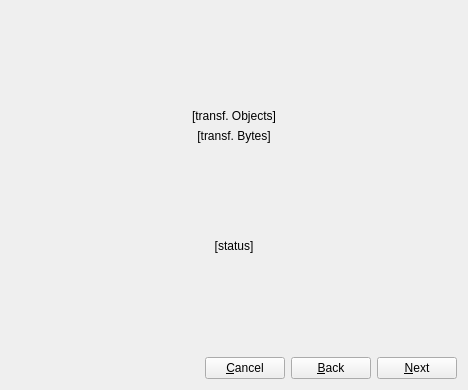
<?xml version="1.0" encoding="UTF-8"?>
<ui version="4.0">
 <class>GitDialog</class>
 <widget class="QDialog" name="GitDialog">
  <property name="geometry">
   <rect>
    <x>0</x>
    <y>0</y>
    <width>468</width>
    <height>390</height>
   </rect>
  </property>
  <property name="windowTitle">
   <string notr="true">Dialog</string>
  </property>
  <layout class="QVBoxLayout" name="verticalLayout_3">
   <item>
    <widget class="QStackedWidget" name="stackedWidget">
     <property name="currentIndex">
      <number>2</number>
     </property>
     <widget class="QWidget" name="downloadPage">
      <layout class="QVBoxLayout" name="verticalLayout">
       <property name="leftMargin">
        <number>0</number>
       </property>
       <property name="topMargin">
        <number>0</number>
       </property>
       <property name="rightMargin">
        <number>0</number>
       </property>
       <property name="bottomMargin">
        <number>0</number>
       </property>
       <item>
        <layout class="QFormLayout" name="formLayout">
         <item row="0" column="0">
          <widget class="QLabel" name="label_5">
           <property name="text">
            <string>&amp;URL:</string>
           </property>
           <property name="buddy">
            <cstring>urlEdit</cstring>
           </property>
          </widget>
         </item>
         <item row="0" column="1">
          <widget class="QLineEdit" name="urlEdit">
           <property name="placeholderText">
            <string>URL</string>
           </property>
          </widget>
         </item>
         <item row="1" column="0">
          <widget class="QLabel" name="label_4">
           <property name="text">
            <string>&amp;Filename:</string>
           </property>
           <property name="buddy">
            <cstring>filenameEdit</cstring>
           </property>
          </widget>
         </item>
         <item row="1" column="1">
          <widget class="QLineEdit" name="filenameEdit">
           <property name="placeholderText">
            <string>Filename</string>
           </property>
          </widget>
         </item>
         <item row="2" column="0">
          <widget class="QLabel" name="label_6">
           <property name="text">
            <string>Save as:</string>
           </property>
           <property name="buddy">
            <cstring>filenameEdit</cstring>
           </property>
          </widget>
         </item>
         <item row="2" column="1">
          <layout class="QHBoxLayout" name="horizontalLayout_3">
           <item>
            <widget class="QLineEdit" name="saveAsEdit"/>
           </item>
           <item>
            <widget class="QPushButton" name="openFileDialog">
             <property name="maximumSize">
              <size>
               <width>40</width>
               <height>16777215</height>
              </size>
             </property>
             <property name="text">
              <string>...</string>
             </property>
            </widget>
           </item>
          </layout>
         </item>
        </layout>
       </item>
       <item>
        <spacer name="verticalSpacer">
         <property name="orientation">
          <enum>Qt::Vertical</enum>
         </property>
         <property name="sizeHint" stdset="0">
          <size>
           <width>20</width>
           <height>68</height>
          </size>
         </property>
        </spacer>
       </item>
      </layout>
     </widget>
     <widget class="QWidget" name="syncPage">
      <layout class="QFormLayout" name="formLayout_2">
       <item row="0" column="0">
        <widget class="QLabel" name="label_3">
         <property name="text">
          <string>&amp;Username:</string>
         </property>
         <property name="buddy">
          <cstring>usernameComboBox</cstring>
         </property>
        </widget>
       </item>
       <item row="0" column="1">
        <layout class="QHBoxLayout" name="horizontalLayout_2" stretch="1,0">
         <item>
          <widget class="QComboBox" name="usernameComboBox">
           <property name="editable">
            <bool>true</bool>
           </property>
          </widget>
         </item>
         <item>
          <widget class="QPushButton" name="deleteUserButton">
           <property name="text">
            <string/>
           </property>
           <property name="icon">
            <iconset resource="../ressources.qrc">
             <normaloff>:/icons/icons/rubbish7.png</normaloff>:/icons/icons/rubbish7.png</iconset>
           </property>
          </widget>
         </item>
        </layout>
       </item>
       <item row="1" column="0">
        <widget class="QLabel" name="label_2">
         <property name="text">
          <string>&amp;Password:</string>
         </property>
         <property name="buddy">
          <cstring>passwordEdit</cstring>
         </property>
        </widget>
       </item>
       <item row="1" column="1">
        <widget class="QLineEdit" name="passwordEdit">
         <property name="echoMode">
          <enum>QLineEdit::Password</enum>
         </property>
         <property name="placeholderText">
          <string>Password</string>
         </property>
        </widget>
       </item>
       <item row="2" column="0">
        <widget class="QLabel" name="label">
         <property name="text">
          <string>&amp;Rember me:</string>
         </property>
         <property name="buddy">
          <cstring>rememberCheckbox</cstring>
         </property>
        </widget>
       </item>
       <item row="2" column="1">
        <widget class="QCheckBox" name="rememberCheckbox">
         <property name="text">
          <string/>
         </property>
        </widget>
       </item>
       <item row="3" column="1">
        <widget class="QTextBrowser" name="commitMessageTextEdit">
         <property name="placeholderText">
          <string>Briefly describe your changes.</string>
         </property>
        </widget>
       </item>
       <item row="3" column="0">
        <widget class="QLabel" name="messageLabel">
         <property name="text">
          <string>&amp;Message:</string>
         </property>
         <property name="buddy">
          <cstring>rememberCheckbox</cstring>
         </property>
        </widget>
       </item>
      </layout>
     </widget>
     <widget class="QWidget" name="progressPage">
      <layout class="QVBoxLayout" name="verticalLayout_2">
       <item>
        <spacer name="verticalSpacer_3">
         <property name="orientation">
          <enum>Qt::Vertical</enum>
         </property>
         <property name="sizeHint" stdset="0">
          <size>
           <width>20</width>
           <height>83</height>
          </size>
         </property>
        </spacer>
       </item>
       <item>
        <widget class="QLabel" name="transferedObjects">
         <property name="text">
          <string notr="true">[transf. Objects]</string>
         </property>
         <property name="alignment">
          <set>Qt::AlignCenter</set>
         </property>
        </widget>
       </item>
       <item>
        <widget class="QLabel" name="transferedBytes">
         <property name="text">
          <string notr="true">[transf. Bytes]</string>
         </property>
         <property name="alignment">
          <set>Qt::AlignCenter</set>
         </property>
        </widget>
       </item>
       <item>
        <spacer name="verticalSpacer_2">
         <property name="orientation">
          <enum>Qt::Vertical</enum>
         </property>
         <property name="sizeHint" stdset="0">
          <size>
           <width>20</width>
           <height>83</height>
          </size>
         </property>
        </spacer>
       </item>
       <item>
        <widget class="QLabel" name="statusLabel">
         <property name="text">
          <string notr="true">[status]</string>
         </property>
         <property name="alignment">
          <set>Qt::AlignCenter</set>
         </property>
        </widget>
       </item>
       <item>
        <spacer name="verticalSpacer_4">
         <property name="orientation">
          <enum>Qt::Vertical</enum>
         </property>
         <property name="sizeHint" stdset="0">
          <size>
           <width>20</width>
           <height>40</height>
          </size>
         </property>
        </spacer>
       </item>
      </layout>
     </widget>
    </widget>
   </item>
   <item>
    <layout class="QHBoxLayout" name="horizontalLayout">
     <item>
      <spacer name="horizontalSpacer">
       <property name="orientation">
        <enum>Qt::Horizontal</enum>
       </property>
       <property name="sizeHint" stdset="0">
        <size>
         <width>40</width>
         <height>20</height>
        </size>
       </property>
      </spacer>
     </item>
     <item>
      <widget class="QPushButton" name="cancelButton">
       <property name="text">
        <string notr="true">&amp;Cancel</string>
       </property>
       <property name="shortcut">
        <string>Esc</string>
       </property>
      </widget>
     </item>
     <item>
      <widget class="QPushButton" name="backButton">
       <property name="text">
        <string notr="true">&amp;Back</string>
       </property>
      </widget>
     </item>
     <item>
      <widget class="QPushButton" name="nextButton">
       <property name="text">
        <string notr="true">&amp;Next</string>
       </property>
      </widget>
     </item>
    </layout>
   </item>
  </layout>
 </widget>
 <resources>
  <include location="../ressources.qrc"/>
 </resources>
 <connections>
  <connection>
   <sender>cancelButton</sender>
   <signal>clicked()</signal>
   <receiver>GitDialog</receiver>
   <slot>reject()</slot>
   <hints>
    <hint type="sourcelabel">
     <x>58</x>
     <y>30</y>
    </hint>
    <hint type="destinationlabel">
     <x>505</x>
     <y>276</y>
    </hint>
   </hints>
  </connection>
 </connections>
</ui>
